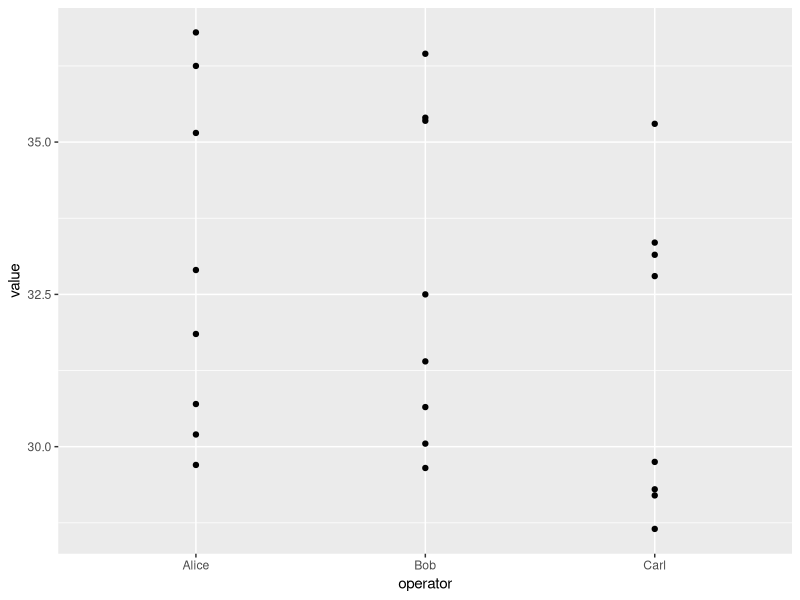
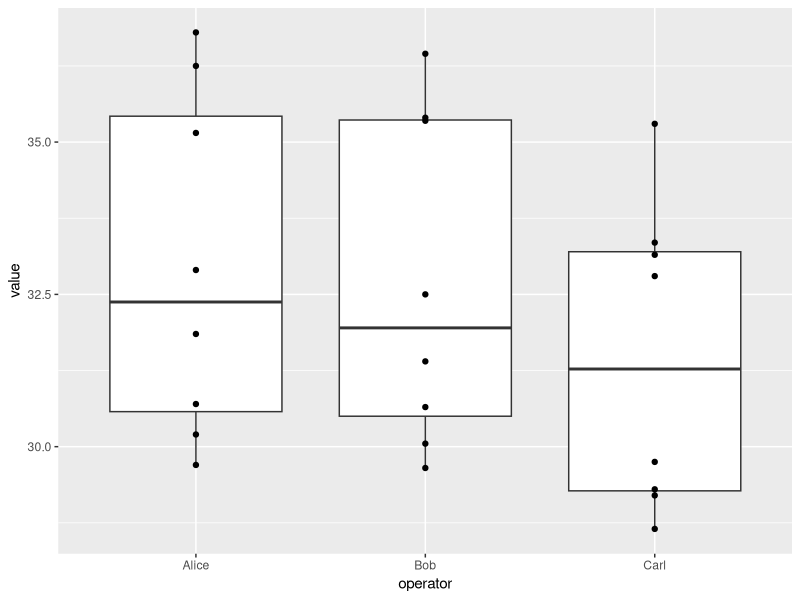
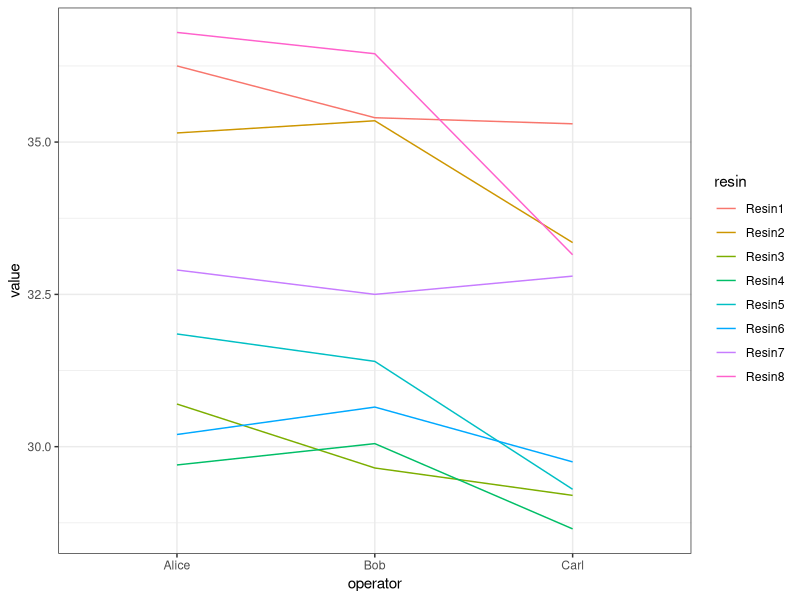
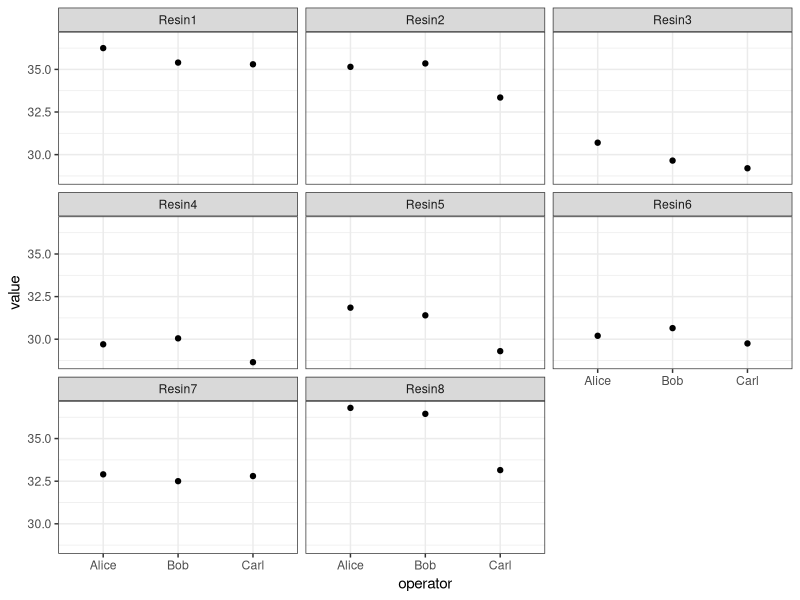

The R source for these figures, in order:
## ---- chunk 1
knitr::opts_chunk$set(fig.width=4, fig.height=4, fig.path = "fig/ggplot-")
## ---- chunk 2
dat <- read.csv(file="data/pvc.csv", row.names=1)
mat <- as.matrix(dat)
## ---- chunk 3
library(reshape2)
long <- melt(mat)
head(long)
colnames(long) <- c("resin","operator","value")
head(long)
## ---- chunk 4
library(ggplot2)
## ---- chunk 5
ggplot(long, aes(x=operator, y=value)) + geom_point()
## ---- chunk 6
ggplot(long, aes(x=operator, y=value)) + geom_boxplot() + geom_point()

ggplot(long, aes(x=operator, y=value, group=resin, color=resin)) +
    geom_line() + theme_bw()

ggplot(long, aes(x=operator, y=value)) +
    facet_wrap(~ resin) + geom_point() + theme_bw()
## ---- chunk 7
oneway.test(value ~ resin, data=long)
## ---- chunk 8
null <- lm(value ~ operator, data=long)
alt <- lm(value ~ resin + operator, data=long)
anova(null, alt)
